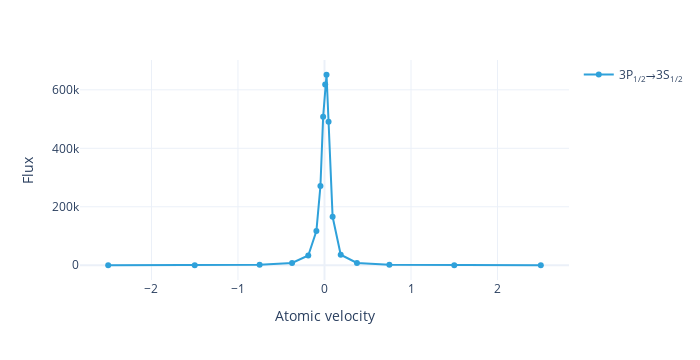

Here is the notebook cell this chart was saved with:
### Markdown cell above
Plot the velocity distribution of flux. Each point marks the center of a velocity group:

### Code cell
#|notest
model.flux_distribution(sol).visualize(markers=True)

### Figure 1 — Plotly figure (JSON) as saved in the notebook; plotly's stock layout.template omitted (floating-point values rounded to 4 significant figures)
{"data": [{"hovertemplate": "Transition=3P<sub>1/2</sub>→3S<sub>1/2</sub><br>Atomic velocity=%{x}<br>Flux=%{y}<extra></extra>", "legendgroup": "3P<sub>1/2</sub>→3S<sub>1/2</sub>", "line": {"color": "#2fa1da", "dash": "solid"}, "marker": {"symbol": "circle"}, "mode": "lines+markers", "name": "3P<sub>1/2</sub>→3S<sub>1/2</sub>", "orientation": "v", "showlegend": true, "type": "scatter", "x": [-2.5, -1.5, -0.75, -0.375, -0.1875, -0.09375, -0.04688, -0.01562, 0.007812, 0.02344, 0.04688, 0.09375, 0.1875, 0.375, 0.75, 1.5, 2.5], "xaxis": "x", "y": [0.9469, 80.15, 1308.0, 7806.0, 33520.0, 117200.0, 271100.0, 508400.0, 618200.0, 651600.0, 491100.0, 165600.0, 36040.0, 7878.0, 1310.0, 80.2, 0.9479], "yaxis": "y"}], "layout": {"height": 360, "legend": {"title": {}, "tracegroupgap": 0}, "margin": {"t": 60}, "width": 700, "xaxis": {"anchor": "y", "autorange": true, "domain": [0, 1], "range": [-2.827, 2.827], "title": {"text": "Atomic velocity"}, "type": "linear"}, "yaxis": {"anchor": "x", "autorange": true, "domain": [0, 1], "range": [-50450.0, 702100.0], "title": {"text": "Flux"}, "type": "linear"}}}
